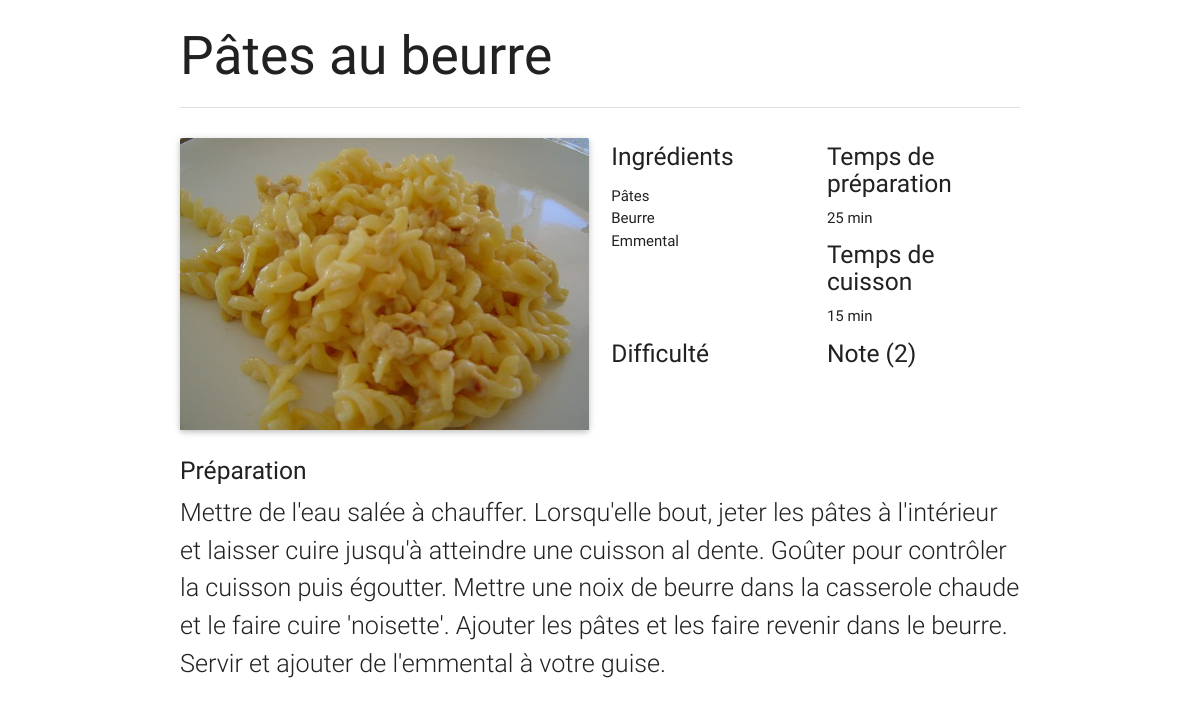
The page /preparation.php?id=1 on the database its author committed.
### tables this page shows
CREATE TABLE "recettes" (
	`ID`	INT NOT NULL,
	`TITRE`	TEXT NOT NULL,
	`PREPARATION`	TEXT NOT NULL,
	`TEMPSPREP`	INT NOT NULL,
	`TEMPSCUIS`	INT NOT NULL,
	`NOTE`	REAL NOT NULL,
	`IMGURL`	TEXT NOT NULL,
	`DIFFICULTE`	INT NOT NULL,
	`NOMBREVOTES`	INTEGER NOT NULL,
	PRIMARY KEY(ID)
);

### preparation.php (the view, shortened to what this page needs)
<?php
	$idrecette =  $_GET['id'];
	$db = new SQLite3("db/cuisineEtudiante.db");
	$queryRecette="SELECT * FROM recettes WHERE ID='".$idrecette."';";
	$infos = $db->query($queryRecette);
	$queryIngr="SELECT NOM FROM ((SELECT IDINGR FROM correspondance WHERE IDRECETTE = '".$idrecette."')
				INNER JOIN ingredients ON ingredients.ID = IDINGR);";
	$list_ingr = $db->query($queryIngr);
?>
<!DOCTYPE html>
 <html>
	<head>
		<link type="text/css" rel="stylesheet" href="css/materialize.min.css"  media="screen,projection"/>
		<link type="text/css" rel="stylesheet" href="css/index.css" media="screen,projection"/>
	</head>
	<body>
		<main>
			<?php
			while ($rec = $infos->fetchArray()){
					$id = $rec[0];
					$name = $rec[1];
					$prep = $rec[2];
					$tps_cuis = $rec[4];
					$tps_prep = $rec[3];
					$img = $rec[6];
					$diff = $rec[7];
					$note = $rec[5];
					$nbVotes = $rec[8];
			echo '
			<div class="container">
				<h2>'.$name.'</h2>
				<div class="divider"></div>
				</br>
				 <div class="row ">
					<div class="col s12 m6 l6">
					  <div class="card">
						<div class="card-image">
						  <img src="'.$img.'">
						</div>
					  </div>
					</div>
					<div class="col s12 m3 l3">
						<h5>Ingrédients</h5>
						<ul>';
						while ($ingr = $list_ingr->fetchArray()){
							$name_ingr = $ingr[0];
						echo '<li>'.$name_ingr.'
							</li>';
						}
					echo '</ul>
					</div>
					<div class="col s12 m3 l3">
						<h5>Temps de préparation</h5>
						'.$tps_prep.' min
					</div>
					<div class="col s12 m3 l3">
						<h5>Temps de cuisson</h5>
						'.$tps_cuis.' min
					</div>
					<div class="col s12 m3 l3">
						<h5>Difficulté</h5>
						<div id="difficulte" nombre="'.$diff.'" style="min-width:9em">
						</div>
					</div>
					<div id="note" class="col s12 m3 l3">
						<h5>Note ('.$nbVotes.')</h5>
						<div>
						<div id="etoiles" nombre="'.$note.'" idRecette='.$id.' style="min-width:9em">
						</div></div>
					</div>
					<div class="col s12 flow-text" >
						<h5>Préparation</h5>
						'.$prep.'
					</div>
				</div>
			</div>
			';
		}
			?>
		</main>
	</body>
</html>

### css/index.css (style rules this page uses)
body { display: flex; min-height: 100vh; flex-direction: column; }
main { flex: 1 0 auto; }

### rows shown on the page
recettes: TITRE "Pâtes au beurre", IMGURL (picture), name_ingr "Pâtes", name_ingr "Beurre", name_ingr "Emmental", TEMPSPREP "25", TEMPSCUIS "15", NOMBREVOTES "2", PREPARATION "Mettre de l'eau salée à chauffer. Lorsqu'elle bout, jeter les pâtes à l'intérieur et laisser cuire jusqu'à atteindre une cuisson al dente. Goûter pour contrôler la cuisson puis égoutter. Mettre une noix de beurre dans la casserole chaude et le faire cuire 'noisette'. Ajouter les pâtes et les faire revenir dans le beurre. Servir et ajouter de l'emmental à votre guise."
